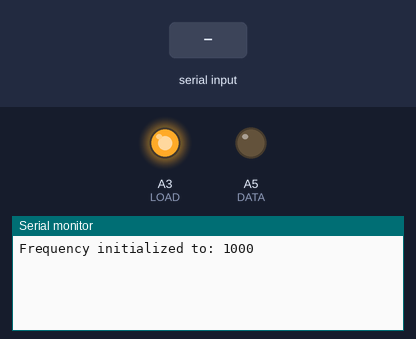
Recording of a sketch running on a simulated Arduino Uno, built with avr-gcc and run on an emulated ATmega328P. Shown: output pins drawn as LEDs (lit = HIGH), the last lines printed to the serial monitor. The test bench sets the inputs (shaded band). Pins used as bus, display or sensor lines are not drawn.

Above: at 1.2 s.
1.3 s: "90,45\n" received over Serial
At 3.2 s:
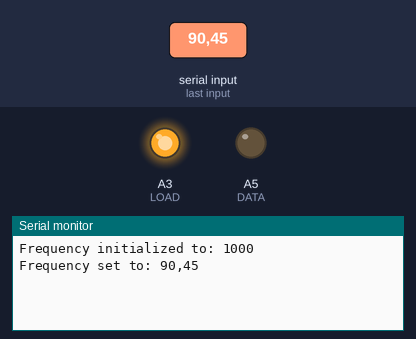
3.8 s: "5\n" received over Serial
At 6.3 s:
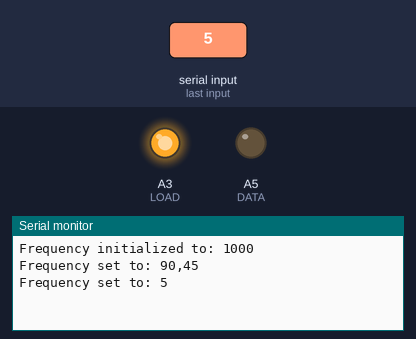

The sketch:

simple_AD9850.ino
```cpp
// original from https://www.ezdenki.com/sig-gen.php
// AD9850 Variables
//
#define  CLOCK A2            // Pin connections for AD9850 Module.
#define  LOAD  A3
#define  DATA  A5            // Note that A6 and A7 are ANALOG ONLY.
#define  RESET A4
#define  DDS_CLOCK 125000000  // Timebase of oscillator on AD9850 module.
#define  pulsedelay 1   // Used for DDS module serial timing.

unsigned long init_f=1000; // Initial Set Frequency


void setup()
{

  pinMode (DATA,  OUTPUT); // Initialize control pins to AD9850 module as output.
  pinMode (CLOCK, OUTPUT);
  pinMode (LOAD,  OUTPUT);
  pinMode (RESET, OUTPUT);

  AD9850_init();
  AD9850_reset();
  SetFrequency(init_f);
  Serial.begin(115200);
  Serial.print("Frequency initialized to: ");
  Serial.println(init_f);
}


void loop()
{
  String s;
  float freq;

  if(Serial.available()>0)
  {
    s = Serial.readString();
    freq=s.toFloat();
    SetFrequency(freq);
    Serial.print("Frequency set to: ");
    Serial.println(s);
  }

}

//  SetFrequency
//  Serially sends the "frequency" to the DDS module.
void SetFrequency(unsigned long frequency)
{
  unsigned long tuning_word = (frequency * pow(2, 32)) / DDS_CLOCK;
  digitalWrite (LOAD, LOW);

  shiftOut(DATA, CLOCK, LSBFIRST, tuning_word);
  shiftOut(DATA, CLOCK, LSBFIRST, tuning_word >> 8);
  shiftOut(DATA, CLOCK, LSBFIRST, tuning_word >> 16);
  shiftOut(DATA, CLOCK, LSBFIRST, tuning_word >> 24);
  shiftOut(DATA, CLOCK, LSBFIRST, 0x0);
  digitalWrite (LOAD, HIGH);
}


void AD9850_init()
{
  digitalWrite(RESET, LOW);  // Initialize DDS module serial pins.
  digitalWrite(CLOCK, LOW);
  digitalWrite(LOAD, LOW);
  digitalWrite(DATA, LOW);
}


void AD9850_reset()
{
  //  Reset the DDS Module.
  //  Reset sequence is:
  //    CLOCK & LOAD = LOW
  //    Pulse RESET high for a few uS (use 5 uS here)
  //    Pulse CLOCK high for a few uS (use 5 uS here)
  //    Set DATA to ZERO and pulse LOAD for a few uS (use 5 uS here)

  digitalWrite(CLOCK, LOW);
  digitalWrite(LOAD, LOW);

  digitalWrite(RESET, LOW);
  delay(pulsedelay);
  digitalWrite(RESET, HIGH);  //pulse RESET
  delay(pulsedelay);
  digitalWrite(RESET, LOW);
  delay(pulsedelay);

  digitalWrite(CLOCK, LOW);
  delay(pulsedelay);
  digitalWrite(CLOCK, HIGH);  //pulse CLOCK
  delay(pulsedelay);
  digitalWrite(CLOCK, LOW);
  delay(pulsedelay);
  digitalWrite(DATA, LOW);    //make sure DATA pin is LOW

  digitalWrite(LOAD, LOW);
  delay(pulsedelay);
  digitalWrite(LOAD, HIGH);  //pulse LOAD
  delay(pulsedelay);
  digitalWrite(LOAD, LOW);
  // Chip is RESET now
}
```

Measured:
- after the input at 1.3 s, the serial monitor: prints a new line after 1.0 s (image 1)
- after the input at 3.8 s, the serial monitor: prints a new line after 1.0 s (image 2)
